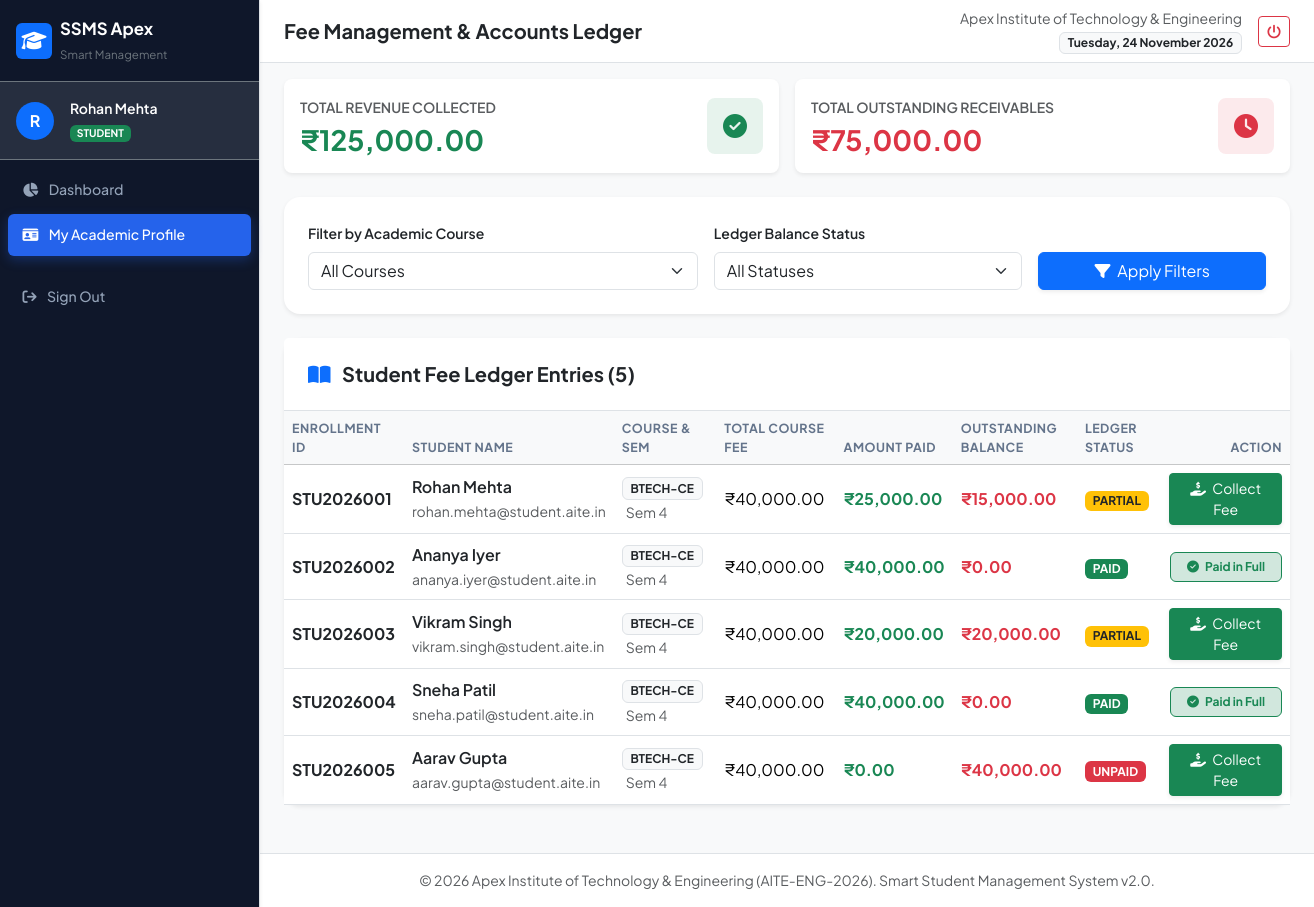
The app's page /fees (signed in), older data.
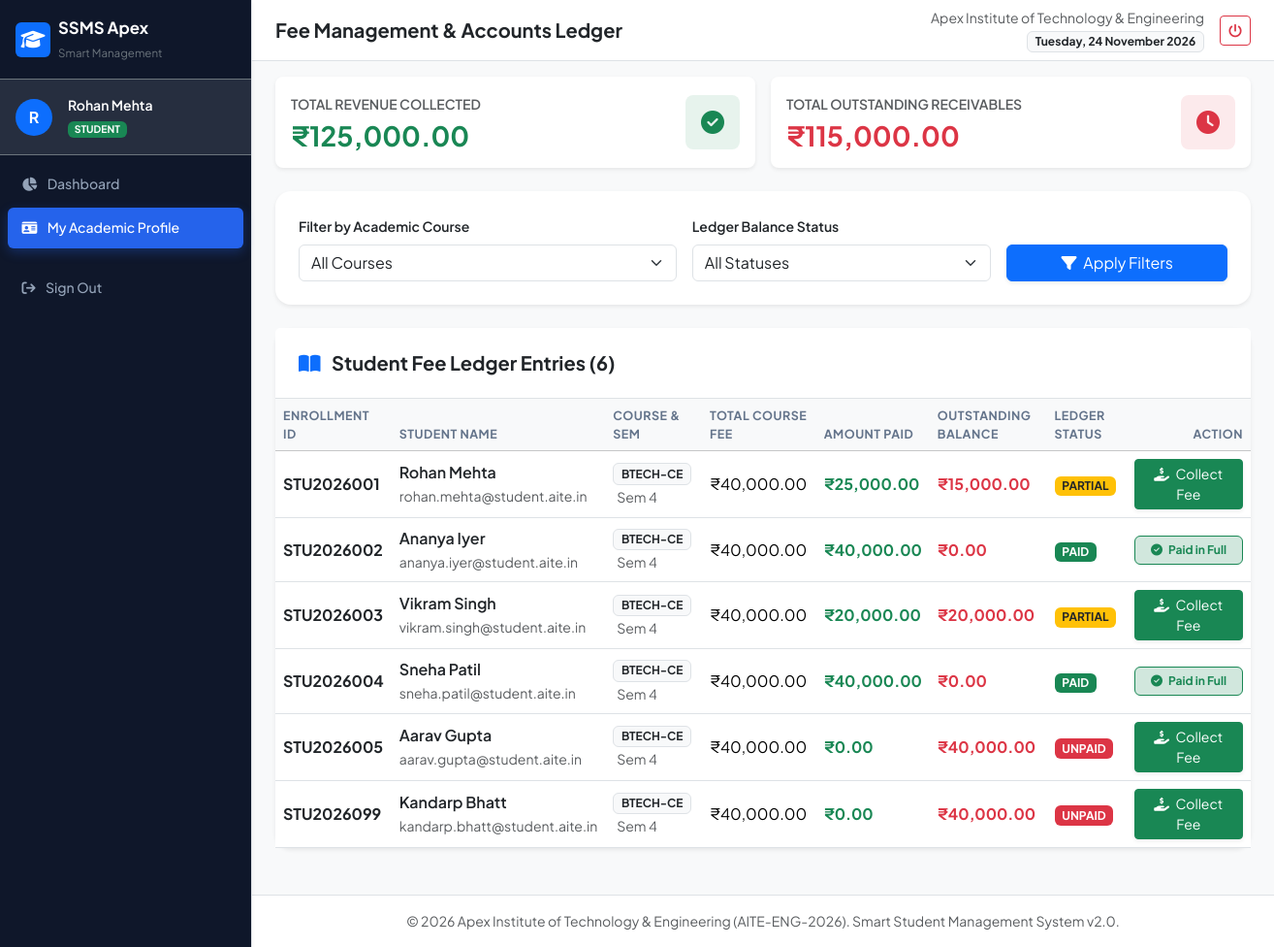
The same page, newer data.
### models.py (models this page shows, shortened)
class StudentFee(db.Model):
    __tablename__ = 'student_fees'
    id = db.Column(db.Integer, primary_key=True)
    student_id = db.Column(db.Integer, db.ForeignKey('students.id'), nullable=False)
    fee_structure_id = db.Column(db.Integer, db.ForeignKey('fee_structures.id'), nullable=False)
    total_amount = db.Column(db.Float, nullable=False, default=40000.0)
    paid_amount = db.Column(db.Float, default=0.0)
    balance_amount = db.Column(db.Float, default=40000.0)
    status = db.Column(db.String(20), default='unpaid')  # 'paid', 'partial', 'unpaid'
    payments = db.relationship('FeePayment', backref='student_fee', lazy='dynamic', cascade='all, delete-orphan')

class Student(db.Model):
    __tablename__ = 'students'
    id = db.Column(db.Integer, primary_key=True)
    student_id = db.Column(db.String(30), unique=True, nullable=False, index=True)  # e.g., 'STU2026001'
    user_id = db.Column(db.Integer, db.ForeignKey('users.id'), nullable=True)
    course_id = db.Column(db.Integer, db.ForeignKey('courses.id'), nullable=False)
    semester = db.Column(db.Integer, nullable=False, default=1)
    first_name = db.Column(db.String(50), nullable=False)
    last_name = db.Column(db.String(50), nullable=False)
    email = db.Column(db.String(100), unique=True, nullable=False)
    phone = db.Column(db.String(20), nullable=False)
    address = db.Column(db.Text)
    enrollment_date = db.Column(db.Date, default=date.today)
    status = db.Column(db.String(20), default='active')  # active, inactive, graduated, dropped
    guardian_name = db.Column(db.String(100))
    guardian_phone = db.Column(db.String(20))
    attendance_records = db.relationship('Attendance', backref='student', lazy='dynamic')
    marks_records = db.relationship('Marks', backref='student', lazy='dynamic')
    fees = db.relationship('StudentFee', backref='student', lazy='dynamic')
    @property
    def full_name(self):
        return f"{self.first_name} {self.last_name}"

class Course(db.Model):
    __tablename__ = 'courses'
    id = db.Column(db.Integer, primary_key=True)
    code = db.Column(db.String(20), unique=True, nullable=False)  # e.g., 'BTECH-CE'
    name = db.Column(db.String(100), nullable=False)              # e.g., 'Computer Engineering'
    description = db.Column(db.Text)
    duration_semesters = db.Column(db.Integer, default=8)
    students = db.relationship('Student', backref='course', lazy='dynamic')
    subjects = db.relationship('Subject', backref='course', lazy='dynamic')
    fee_structures = db.relationship('FeeStructure', backref='course', lazy='dynamic')

### app.py (the view)
    @app.route('/fees')
    @login_required
    @roles_accepted('admin', 'accountant')
    def fees_list():
        status_filter = request.args.get('status')
        course_filter = request.args.get('course_id', type=int)
        query = StudentFee.query
        if status_filter:
            query = query.filter_by(status=status_filter)
        if course_filter:
            query = query.join(Student).filter(Student.course_id == course_filter)
        fees = query.all()
        courses = Course.query.all()
        total_collected = sum(f.paid_amount for f in fees)
        total_pending = sum(f.balance_amount for f in fees)
        return render_template(
            'fees/manage.html',
            fees=fees,
            courses=courses,
            selected_status=status_filter,
            selected_course=course_filter,
            total_collected=total_collected,
            total_pending=total_pending
        )

### templates/fees/manage.html (shortened to what the changed rows need)
{% extends "base.html" %}
{% block content %}
<div class="row g-3 mb-4">
    <div class="col-md-6">
        <div class="card border-0 shadow-sm rounded-3 p-3 bg-white">
            <div class="d-flex align-items-center justify-content-between">
                <div>
                    <span class="text-muted text-uppercase small fw-semibold">Total Outstanding Receivables</span>
                    <h3 class="fw-bold text-danger mt-1 mb-0">₹{{ "{:,.2f}".format(total_pending) }}</h3>
                </div>
            </div>
        </div>
    </div>
</div>
<div class="card border-0 shadow-sm rounded-4">
    <div class="card-header bg-white border-bottom p-4 d-flex align-items-center justify-content-between flex-wrap gap-2">
        <h5 class="fw-bold mb-0 text-dark">
            <i class="fa-solid fa-book-open text-primary me-2"></i> Student Fee Ledger Entries ({{ fees|length }})
        </h5>
    </div>
    <div class="card-body p-0">
        <div class="table-responsive">
            <table class="table table-hover align-middle mb-0">
                <thead class="table-light">
                    <tr>
                        <th>Enrollment ID</th>
                        <th>Student Name</th>
                        <th>Course & Sem</th>
                        <th>Total Course Fee</th>
                        <th>Amount Paid</th>
                        <th>Outstanding Balance</th>
                        <th>Ledger Status</th>
                        <th class="text-end">Action</th>
                    </tr>
                </thead>
                <tbody>
                    {% for f in fees %}
                    <tr>
                        <td class="fw-bold text-dark">{{ f.student.student_id }}</td>
                        <td>
                            <div class="fw-semibold text-dark">{{ f.student.full_name }}</div>
                            <small class="text-muted">{{ f.student.email }}</small>
                        </td>
                        <td>
                            <span class="badge bg-light text-dark border">{{ f.student.course.code }}</span>
                            <span class="text-muted small ms-1">Sem {{ f.student.semester }}</span>
                        </td>
                        <td>₹{{ "{:,.2f}".format(f.total_amount) }}</td>
                        <td class="text-success fw-bold">₹{{ "{:,.2f}".format(f.paid_amount) }}</td>
                        <td class="text-danger fw-bold">₹{{ "{:,.2f}".format(f.balance_amount) }}</td>
                        <td>
                            <span class="badge bg-{{ 'success' if f.status == 'paid' else ('warning text-dark' if f.status == 'partial' else 'danger') }}">
                                {{ f.status|upper }}
                            </span>
                        </td>
                        <td class="text-end">
                            {% if f.balance_amount > 0 %}
                            <a href="{{ url_for('fee_collect', student_fee_id=f.id) }}" class="btn btn-sm btn-success shadow-sm">
                                <i class="fa-solid fa-hand-holding-dollar me-1"></i> Collect Fee
                            </a>
                            {% else %}
                            <span class="badge bg-success-subtle text-success border border-success py-2 px-3">
                                <i class="fa-solid fa-check-circle me-1"></i> Paid in Full
                            </span>
                            {% endif %}
                        </td>
                    </tr>
                    {% else %}
                    <tr>
                        <td colspan="8" class="text-center text-muted py-4">No student fee records found matching filter.</td>
                    </tr>
                    {% endfor %}
                </tbody>
            </table>
        </div>
    </div>
</div>
{% endblock %}

Row changes from the older to the newer data that the page shows:
added StudentFee: student.student_id "STU2026099", student.full_name "Kandarp Bhatt", student.email "kandarp.bhatt@student.aite.in", student.course.code "BTECH-CE", student.semester "4", total_amount "40,000.00", paid_amount "0.00", balance_amount "40,000.00", status "UNPAID"
Text that changed along with them:
{{ "{:,.2f}".format(total_pending) }}: "75,000.00" → "115,000.00"
{{ fees|length }}: "5" → "6"
